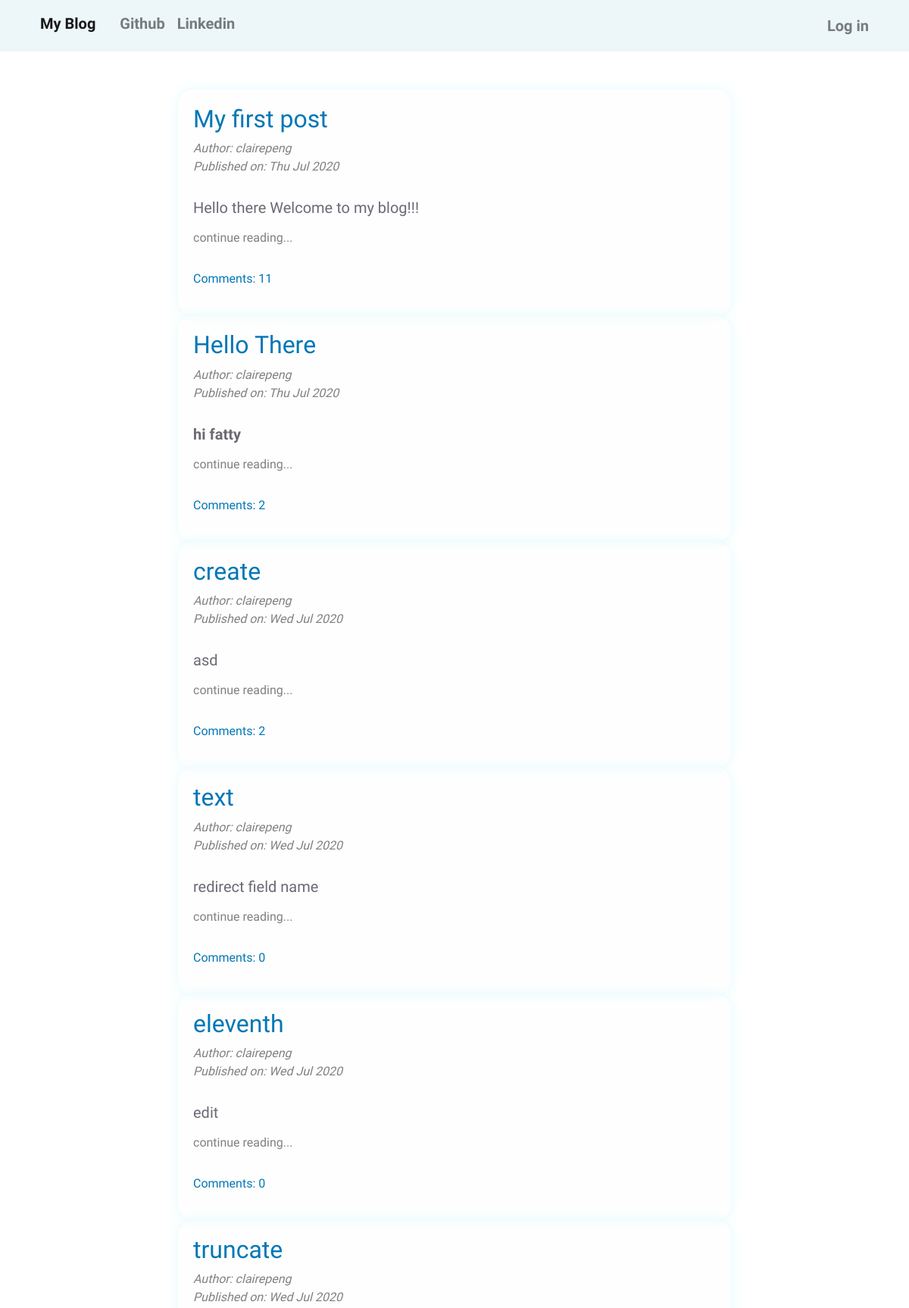
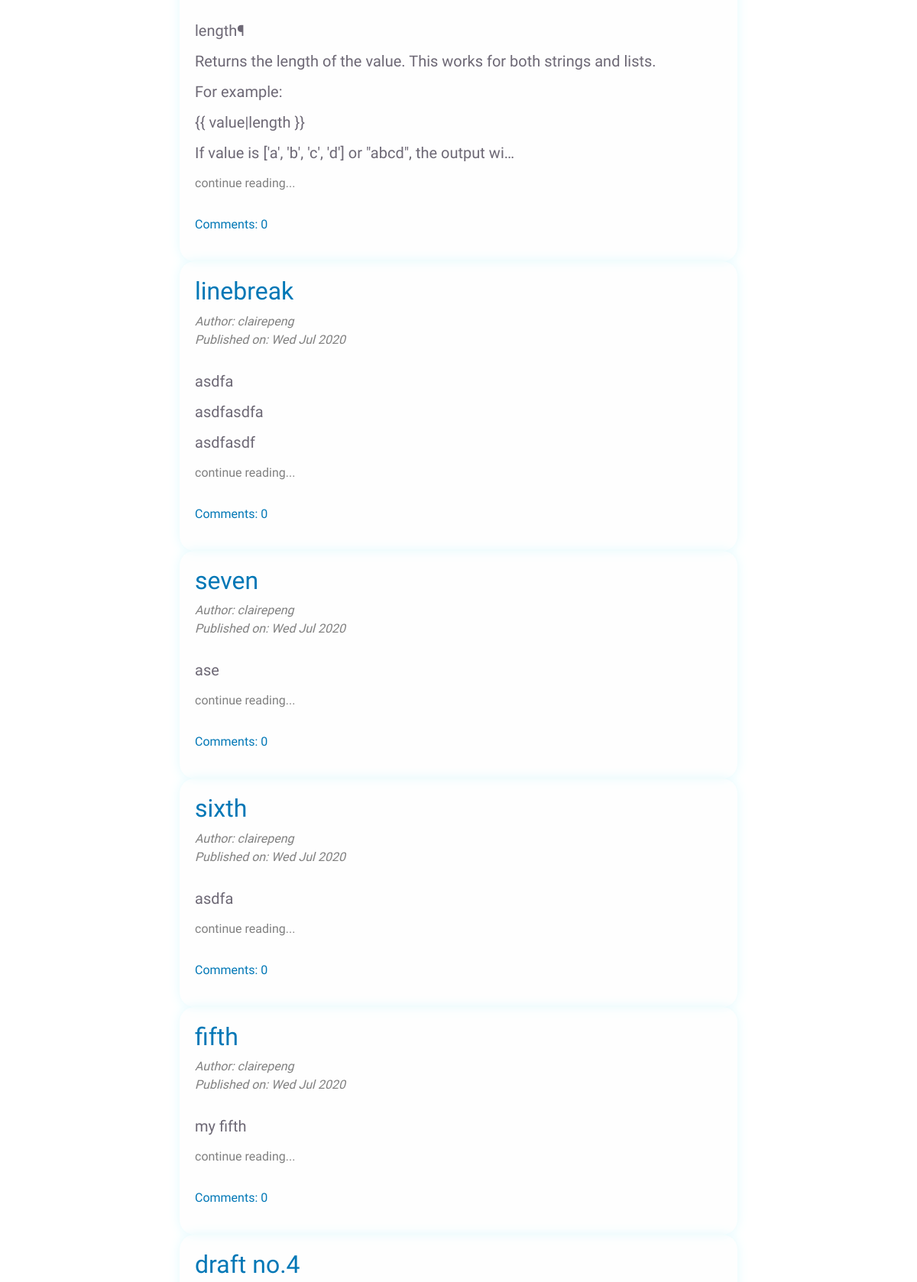
The page / (upper part) on the database its author committed (2 pictures, top to bottom).
### blog/models.py (models this page shows, shortened)
class Post(models.Model):
    author = models.ForeignKey('auth.User',on_delete=models.CASCADE,related_name='post')
    title = models.CharField(max_length=128)
    text = models.TextField()
    create_date = models.DateTimeField(default=timezone.now)
    published_date = models.DateTimeField(blank=True,null=True)
    def approved_comment(self):
        return self.comments.filter(approved_comment=True)

### blog/views.py (the view)
# urls.py: path('', views.PostListView.as_view(),name='post_list'),
class PostListView(ListView):
    model = models.Post
    def get_queryset(self):
        return models.Post.objects.filter(published_date__lte=timezone.now()).order_by('-published_date')

### blog/templates/blog/post_list.html (shortened to what this page needs)
{% extends 'blog/base.html' %}
{% block content %}
<div class='blog'>
    {% for post in post_list %}
    <div class='post'>
        <h2><a href="{% url 'post_detail' pk=post.pk %}">{{ post.title }}</a></h2>
        <span style='color:grey; font-style: italic;'>Author: {{ post.author }}</span><br>
        <span style='color:grey; font-style: italic;' class='date'>Published on:
            {{post.published_date|date:"D M Y"}}</span>
        <div class='post-content'>
            <h5 style='color:#6d6875'>{{ post.text|safe|linebreaks|truncatechars:200}}</h5>
            <p><a style='color:grey;' href="{% url 'post_detail' pk=post.pk %}">continue reading...</a></p>
        </div>
        <p><a style='color:#0077b6;' href="{% url 'post_detail' pk=post.pk %}">Comments:
                {{ post.approved_comment.count }}</a></p>
    </div>
    {% endfor %}
</div>
{% endblock %}

### blog/static/css/blog.css (style rules this page uses)
body { font-family: "Inconsolata", monospace; }
.post h2 a { color: #0077b6; }
.blog { margin-left: auto; margin-right: auto; margin: 20px auto; }
.post { background-color: rgba(250, 247, 247, 0.192); padding: 20px; border-radius: 20px; color: #6d6875; box-shadow: 0 0 1em #e3fafd; font-family: "Inconsolata", monospace; }
.post-content { margin: 30px 0; }
.add-comment h1, h2, h3, h4, h5 { color: black; }

### rows shown on the page
Post: title "My first post", author "clairepeng", published_date "Thu Jul 2020", text "Hello there Welcome to my blog!!!", approved_comment.count "11"
Post: title "Hello There", author "clairepeng", published_date "Thu Jul 2020", text "hi fatty", approved_comment.count "2"
Post: title "create", author "clairepeng", published_date "Wed Jul 2020", text "asd", approved_comment.count "2"
Post: title "text", author "clairepeng", published_date "Wed Jul 2020", text "redirect field name", approved_comment.count "0"
Post: title "eleventh", author "clairepeng", published_date "Wed Jul 2020", text "edit", approved_comment.count "0"
Post: title "truncate", author "clairepeng", published_date "Wed Jul 2020", text "length¶ Returns the length of the value. This works for both strings and lists. For example: {{ value|length }} If value is ['a', 'b', 'c', 'd'] or \"abcd\", the output wi…", approved_comment.count "0"
Post: title "linebreak", author "clairepeng", published_date "Wed Jul 2020", text "asdfa asdfasdfa asdfasdf", approved_comment.count "0"
Post: title "seven", author "clairepeng", published_date "Wed Jul 2020", text "ase", approved_comment.count "0"
Post: title "sixth", author "clairepeng", published_date "Wed Jul 2020", text "asdfa", approved_comment.count "0"
Post: title "fifth", author "clairepeng", published_date "Wed Jul 2020", text "my fifth", approved_comment.count "0"
Post: title "draft no.4"
